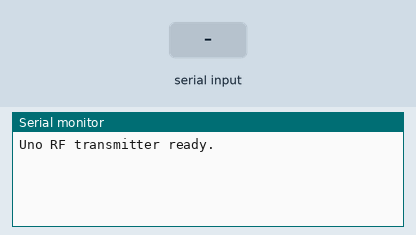
The sketch below on a simulated Arduino Uno, built with avr-gcc and run on an emulated ATmega328P. On the bench: the last lines printed to the serial monitor. Inputs (shaded band) come from the test bench. No radio packets arrive unless stated.

Above: at 1.2 s.
1.3 s: "1\n" received over Serial
At 2.4 s:
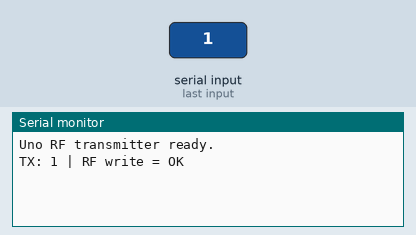
2.8 s: "0\n" received over Serial
At 3.6 s:
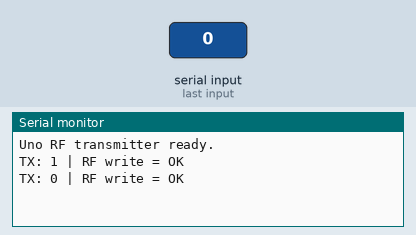

Measured:
- after the input at 1.3 s, the serial monitor: prints a new line at once (image 1)
- after the input at 2.8 s, the serial monitor: prints a new line at once (image 2)

The sketch:

uno_rf_transmitter_servo_dc.ino
```cpp
#include <SPI.h>
#include <nRF24L01.h>
#include <RF24.h>

RF24 radio(9, 10);             // CE, CSN
const byte address[6] = "CAR01";

String inputLine = "";

void setup() {
  Serial.begin(115200);

  if (!radio.begin()) {
    Serial.println("RF24 radio not responding");
    while (1) {}
  }

  radio.setPALevel(RF24_PA_LOW);   // start with LOW for bench testing
  radio.setDataRate(RF24_1MBPS);
  radio.setRetries(5, 15);
  radio.openWritingPipe(address);
  radio.stopListening();

  Serial.println("Uno RF transmitter ready.");
}

void loop() {
  while (Serial.available()) {
    char c = Serial.read();

    if (c == '\n') {
      inputLine.trim();

      if (inputLine.length() > 0) {
        char payload[32] = {0};
        inputLine.toCharArray(payload, sizeof(payload));

        bool ok = radio.write(&payload, sizeof(payload));

        Serial.print("TX: ");
        Serial.print(inputLine);
        Serial.print(" | RF write = ");
        Serial.println(ok ? "OK" : "FAIL");
      }

      inputLine = "";
    } else {
      inputLine += c;
    }
  }
}
```
